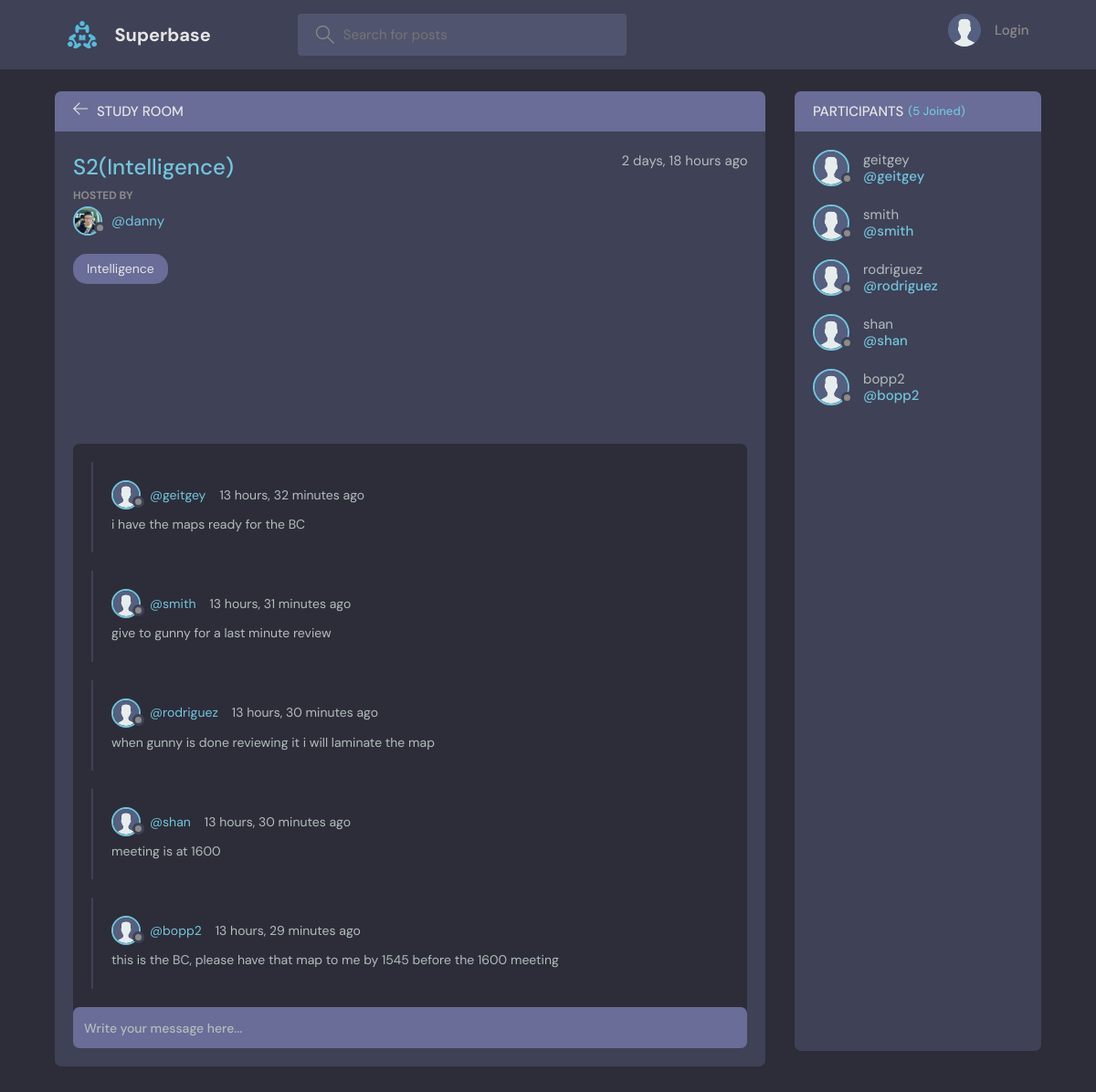
Page /room/2/ on the committed database.
### base/models.py (models this page shows, shortened)
class Room(models.Model):
    host = models.ForeignKey(User, on_delete=models.SET_NULL, null=True)
    topic = models.ForeignKey(Topic, on_delete=models.SET_NULL, null=True)
    name = models.CharField(max_length=200)
    description = models.TextField(null=True, blank=True)
    participants = models.ManyToManyField(User, related_name='participants', blank=True)
    updated = models.DateTimeField(auto_now=True)
    created = models.DateTimeField(auto_now_add=True)
    class Meta:
        ordering = ['-updated', '-created']

class User(AbstractUser):
    name = models.CharField(max_length=200, null=True)
    email = models.EmailField(unique=True, null=True)
    bio = models.TextField(null=True)
    avatar = models.ImageField(null=True, default="avatar.svg")
    USERNAME_FIELD = 'email'
    REQUIRED_FIELDS = []

class Topic(models.Model):
    name = models.CharField(max_length=200)
    def __str__(self):
        return self.name

class Message(models.Model):
    user = models.ForeignKey(User, on_delete=models.CASCADE)
    room = models.ForeignKey(Room, on_delete=models.CASCADE)
    body = models.TextField()
    updated = models.DateTimeField(auto_now=True)
    created = models.DateTimeField(auto_now_add=True)
    class Meta:
        ordering = ['-updated', '-created']

### base/views.py (the view, shortened to what this page needs)
# urls.py: path('room/<str:pk>/', views.room, name="room"),
def room(request, pk):
    room = Room.objects.get(id=pk)
    room_messages = room.message_set.all().order_by()
    participants = room.participants.all()
    context = {'room': room, 'room_messages': room_messages, 'participants': participants}
    return render(request, 'base/room.html', context)

### base/templates/base/room.html (shortened to what this page needs)
{% extends 'main.html' %}
{% block content %}
<main class="profile-page layout layout--2">
  <div class="container">
    <div class="room">
      <div class="room__top">
        <div class="room__topLeft">
          <a href="{% url 'home' %}">
            <svg version="1.1" xmlns="http://www.w3.org/2000/svg" width="32" height="32" viewBox="0 0 32 32">
              <title>arrow-left</title>
              <path
                d="M13.723 2.286l-13.723 13.714 13.719 13.714 1.616-1.611-10.96-10.96h27.625v-2.286h-27.625l10.965-10.965-1.616-1.607z">
              </path>
            </svg>
          </a>
          <h3>Study Room</h3>
        </div>
      </div>
      <div class="room__box scroll">
        <div class="room__header scroll">
          <div class="room__info">
            <h3>{{room.name}}</h3>
            <span>{{room.created|timesince}} ago</span>
          </div>
          <div class="room__hosted">
            <p>Hosted By</p>
            <a href="{% url 'user-profile' room.host.id %}" class="room__author">
              <div class="avatar avatar--small">
                <img src="{{room.host.avatar.url}}" />
              </div>
              <span>@{{room.host.username}}</span>
            </a>
          </div>
          <span class="room__topics">{{room.topic}}</span>
        </div>
        <div class="room__conversation">
          <div class="threads scroll">
            {% for message in room_messages %}
            <div class="thread">
              <div class="thread__top">
                <div class="thread__author">
                  <a href="{% url 'user-profile' message.user.id %}" class="thread__authorInfo">
                    <div class="avatar avatar--small">
                      <img src="{{message.user.avatar.url}}" />
                    </div>
                    <span>@{{message.user.username}}</span>
                  </a>
                  <span class="thread__date">{{message.created|timesince}} ago</span>
                </div>
              </div>
              <div class="thread__details">
                {{message.body}}
              </div>
            </div>
            {% endfor %}
          </div>
        </div>
      </div>
      <div class="room__message">
        <form action="" method="POST">
          <input name="body" placeholder="Write your message here..." />
        </form>
      </div>
    </div>
    <div class="participants">
      <h3 class="participants__top">Participants <span>({{participants.count}} Joined)</span></h3>
      <div class="participants__list scroll">
        {% for user in participants %}
        <a href="{% url 'user-profile' user.id %}" class="participant">
          <div class="avatar avatar--medium">
            <img src="{{user.avatar.url}}" />
          </div>
          <p>
            {{user.username}}
            <span>@{{user.username}}</span>
          </p>
        </a>
        {% endfor %}
      </div>
    </div>
  </div>
  {% endblock content %}

### rows in the picture
Room: name "S2(Intelligence)", created "2 days, 18 hours", host.avatar (picture), host.username "danny", topic "Intelligence"
Message: user.avatar (placeholder picture), user.username "geitgey", created "13 hours, 32 minutes", body "i have the maps ready for the BC"
Message: user.avatar (placeholder picture), user.username "smith", created "13 hours, 31 minutes", body "give to gunny for a last minute review"
Message: user.avatar (placeholder picture), user.username "rodriguez", created "13 hours, 30 minutes", body "when gunny is done reviewing it i will laminate the map"
Message: user.avatar (placeholder picture), user.username "shan", created "13 hours, 30 minutes", body "meeting is at 1600"
Message: user.avatar (placeholder picture), user.username "bopp2", created "13 hours, 29 minutes", body "this is the BC, please have that map to me by 1545 before the 1600 meeting"
User: avatar (placeholder picture), username "geitgey"
User: avatar (placeholder picture), username "smith"
User: avatar (placeholder picture), username "rodriguez"
User: avatar (placeholder picture), username "shan"
User: avatar (placeholder picture), username "bopp2"

### other values in the picture
{{ participants.count }} "5"
